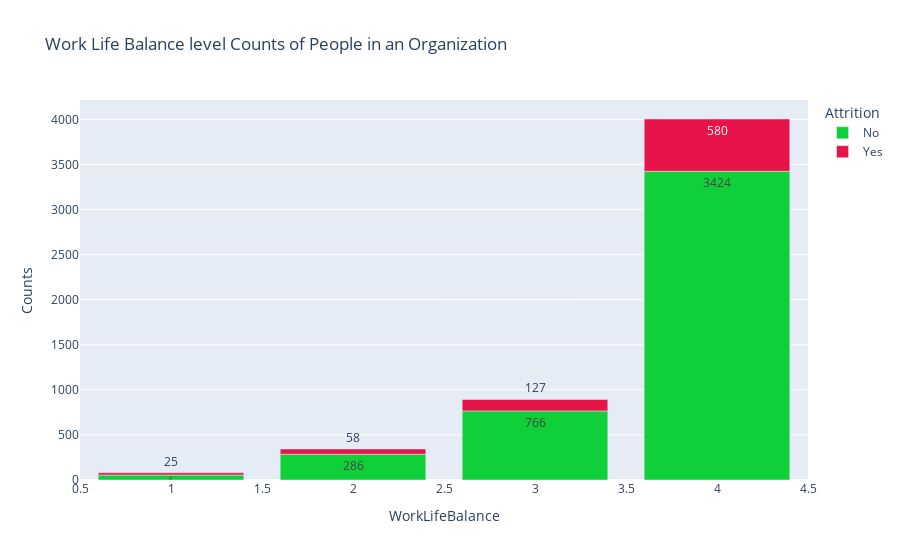

Write notebook code for a chart like this one.
### Markdown cell above
###### How does Work Life Balance impact the overall attrition rates?

### Code cell
wlb_att=combined_dataset.groupby(['WorkLifeBalance','Attrition']).apply(lambda x:x['DailyRate'].count()).reset_index(name='Counts')
px.bar(
  wlb_att,
  x='WorkLifeBalance',
  y='Counts',
  color='Attrition',
  text='Counts',
  color_discrete_map={
        'Yes': "#E61448",  
        'No': "#0FD039" 
  }, 
  title='Work Life Balance level Counts of People in an Organization')

### Figure 1 — Plotly figure (JSON) as saved in the notebook; plotly's stock layout.template omitted (floating-point values rounded to 4 significant figures)
{"data": [{"hovertemplate": "Attrition=No<br>WorkLifeBalance=%{x}<br>Counts=%{text}<extra></extra>", "legendgroup": "No", "marker": {"color": "#0FD039", "pattern": {"shape": ""}}, "name": "No", "orientation": "v", "showlegend": true, "text": [55.0, 286.0, 766.0, 3424.0], "textposition": "auto", "type": "bar", "x": [1.0, 2.0, 3.0, 4.0], "xaxis": "x", "y": [55, 286, 766, 3424], "yaxis": "y"}, {"hovertemplate": "Attrition=Yes<br>WorkLifeBalance=%{x}<br>Counts=%{text}<extra></extra>", "legendgroup": "Yes", "marker": {"color": "#E61448", "pattern": {"shape": ""}}, "name": "Yes", "orientation": "v", "showlegend": true, "text": [25.0, 58.0, 127.0, 580.0], "textposition": "auto", "type": "bar", "x": [1.0, 2.0, 3.0, 4.0], "xaxis": "x", "y": [25, 58, 127, 580], "yaxis": "y"}], "layout": {"barmode": "relative", "legend": {"title": {"text": "Attrition"}, "tracegroupgap": 0}, "title": {"text": "Work Life Balance level Counts of People in an Organization"}, "xaxis": {"anchor": "y", "domain": [0, 1], "title": {"text": "WorkLifeBalance"}}, "yaxis": {"anchor": "x", "domain": [0, 1], "title": {"text": "Counts"}}}}
